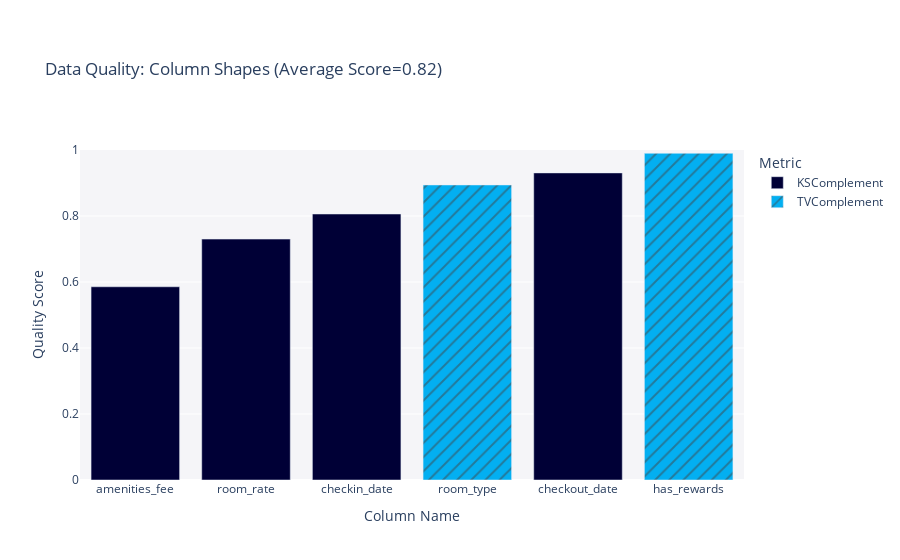

Notebook cell for this chart:
### Code cell
quality_report.get_visualization('Column Shapes')

# https://colab.research.google.com/drive/19Bz3os18x9GTS30n4d_Tw2frUVYG1KJn?usp=sharing#scrollTo=-pQk6K3eVVPR

### Figure 1 — Plotly figure (JSON) as saved in the notebook; plotly's stock layout.template omitted (floating-point values rounded to 4 significant figures)
{"data": [{"alignmentgroup": "True", "customdata": [["KSComplement"], ["KSComplement"], ["KSComplement"], ["KSComplement"]], "hovertemplate": "<b>%{hovertext}</b><br><br>Metric=%{customdata[0]}<br>Quality Score=%{y}<extra></extra>", "hovertext": ["amenities_fee", "checkin_date", "checkout_date", "room_rate"], "legendgroup": "KSComplement", "marker": {"color": "#000036", "pattern": {"shape": ""}}, "name": "KSComplement", "offsetgroup": "KSComplement", "orientation": "v", "showlegend": true, "textposition": "auto", "type": "bar", "x": ["amenities_fee", "checkin_date", "checkout_date", "room_rate"], "xaxis": "x", "y": [0.5855, 0.806, 0.9306, 0.73], "yaxis": "y"}, {"alignmentgroup": "True", "customdata": [["TVComplement"], ["TVComplement"]], "hovertemplate": "<b>%{hovertext}</b><br><br>Metric=%{customdata[0]}<br>Quality Score=%{y}<extra></extra>", "hovertext": ["has_rewards", "room_type"], "legendgroup": "TVComplement", "marker": {"color": "#03AFF1", "pattern": {"shape": "/"}}, "name": "TVComplement", "offsetgroup": "TVComplement", "orientation": "v", "showlegend": true, "textposition": "auto", "type": "bar", "x": ["has_rewards", "room_type"], "xaxis": "x", "y": [0.99, 0.894], "yaxis": "y"}], "layout": {"barmode": "relative", "legend": {"title": {"text": "Metric"}, "tracegroupgap": 0}, "margin": {"t": 150}, "plot_bgcolor": "#F5F5F8", "title": {"text": "Data Quality: Column Shapes (Average Score=0.82)"}, "xaxis": {"anchor": "y", "categoryorder": "total ascending", "domain": [0, 1], "title": {"text": "Column Name"}}, "yaxis": {"anchor": "x", "domain": [0, 1], "range": [0, 1], "title": {"text": "Quality Score"}}}}
